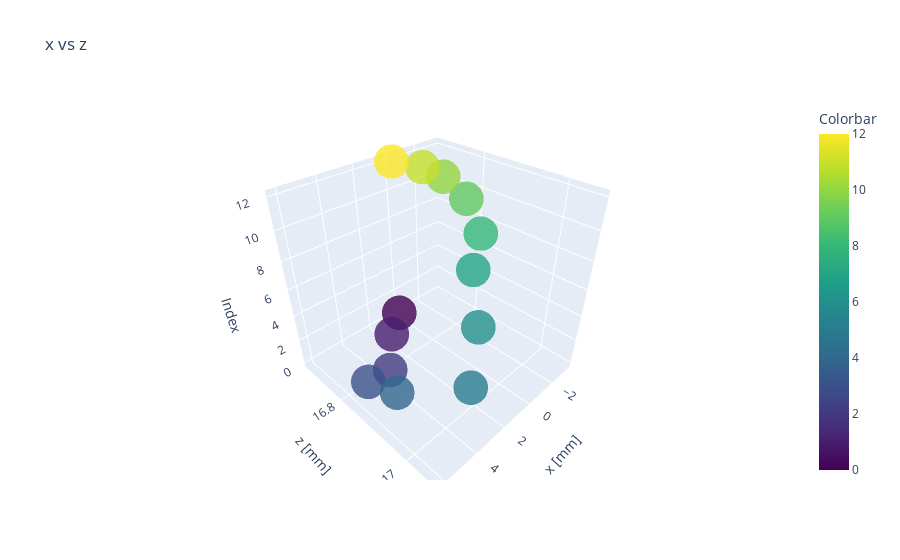

Source (notebook cell):
### Code cell
a = 0
b = 2

measured2D = go.Scatter3d(x=locpred[:,a], y=locpred[:,b], z=np.array(range(len(locpred[:,a]))), mode='markers', marker=dict(
        size=12,
        color=np.array(range(len(locpred[:,a]))),                # set color to an array/list of desired values
        colorbar=dict(
            title="Colorbar"
        ),
        colorscale='Viridis',   # choose a colorscale
        opacity=0.8
    ))
#calc2D = go.Scatter(x=locact[:,a], y=locact[:,b], mode='markers')
layout = go.Layout(title='x vs z', scene=dict(xaxis_title='x [mm]', yaxis_title='z [mm]', zaxis_title='Index'))
fig2 = go.Figure(data=[measured2D], layout=layout)
fig2.update_yaxes(scaleanchor='x')
fig2.show()

### Figure 1 — Plotly figure (JSON) as saved in the notebook; plotly's stock layout.template omitted (floating-point values rounded to 4 significant figures)
{"data": [{"marker": {"color": [0, 1, 2, 3, 4, 5, 6, 7, 8, 9, 10, 11, 12], "colorbar": {"title": {"text": "Colorbar"}}, "colorscale": [[0, "#440154"], [0.1111, "#482878"], [0.2222, "#3e4989"], [0.3333, "#31688e"], [0.4444, "#26828e"], [0.5556, "#1f9e89"], [0.6667, "#35b779"], [0.7778, "#6ece58"], [0.8889, "#b5de2b"], [1, "#fde725"]], "opacity": 0.8, "size": 12}, "mode": "markers", "type": "scatter3d", "x": [-0.0265, 2.189, 4.524, 6.173, 6.127, 4.354, 2.097, -0.2311, -2.125, -3.435, -3.368, -2.089, -0.04497], "y": [16.68, 16.76, 16.87, 16.89, 16.97, 17.07, 17.0, 16.9, 16.85, 16.76, 16.69, 16.68, 16.68], "z": [0, 1, 2, 3, 4, 5, 6, 7, 8, 9, 10, 11, 12]}], "layout": {"scene": {"xaxis": {"title": {"text": "x [mm]"}}, "yaxis": {"title": {"text": "z [mm]"}}, "zaxis": {"title": {"text": "Index"}}}, "title": {"text": "x vs z"}, "yaxis": {"scaleanchor": "x"}}}
